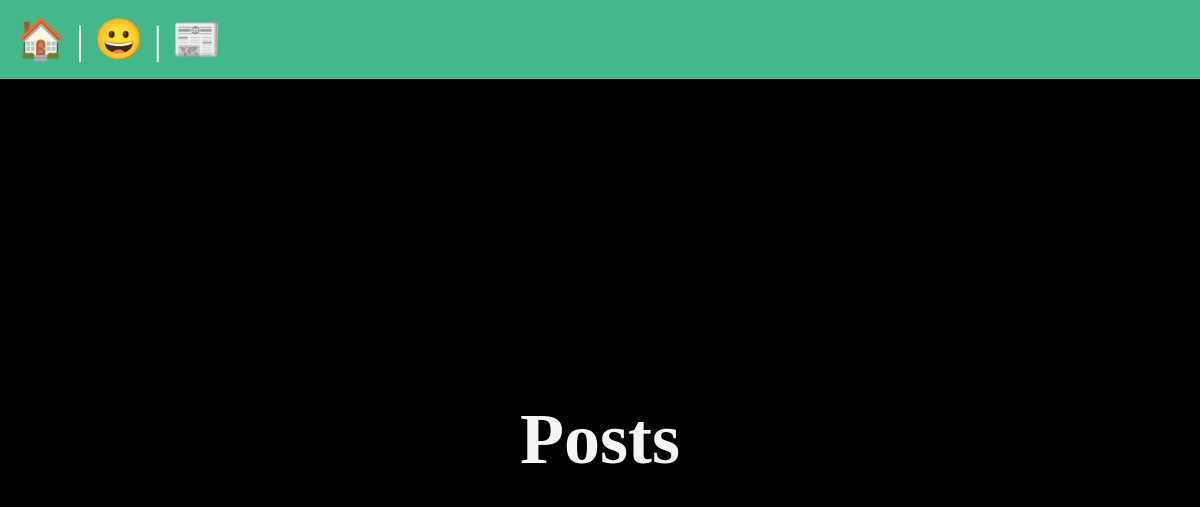
/posts/, run on an earlier commit of the app's database.
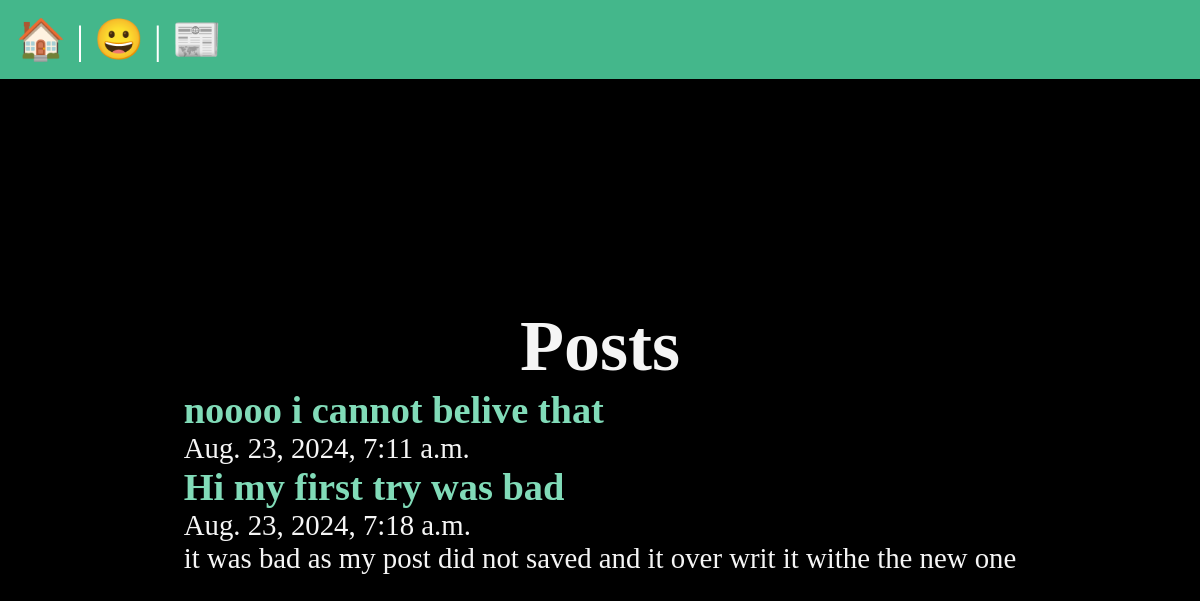
And on a later commit of the database.
### posts/models.py (models this page shows, shortened)
class Post(models.Model):
    title=models.CharField(max_length=75)
    body=models.TextField()
    slug=models.SlugField()
    date=models.DateTimeField(auto_now_add=True)

### posts/views.py (the view)
# urls.py: path('', views.posts_list , name="list"),
def posts_list(request):
    posts=Post.objects.all().order_by('date')
    return render(request ,'posts/posts_list.html',{'posts':posts})

### posts/templates/posts/posts_list.html (shortened to what this page needs)
{% extends 'layout.html' %}
{% block content %}
    <section>
        <h1>Posts </h1>
        {% for post in posts %}
        <article class="post">
            <h2>
                <a href="{% url 'posts:page'  slug=post.slug %}">
                    {{ post.title }}
                </a>
            </h2>
            <p>{{ post.date }}</p>
            <p>{{ post.body }}</p>
        </article>
        {% endfor %}
    </section>
{% endblock %}

What changed in the data, as far as the page shows it:
added Post: title "noooo i cannot belive that", date "Aug. 23, 2024, 7:11 a.m."
added Post: title "Hi my first try was bad", date "Aug. 23, 2024, 7:18 a.m.", body "it was bad as my post did not saved and it over writ it withe the new one"
